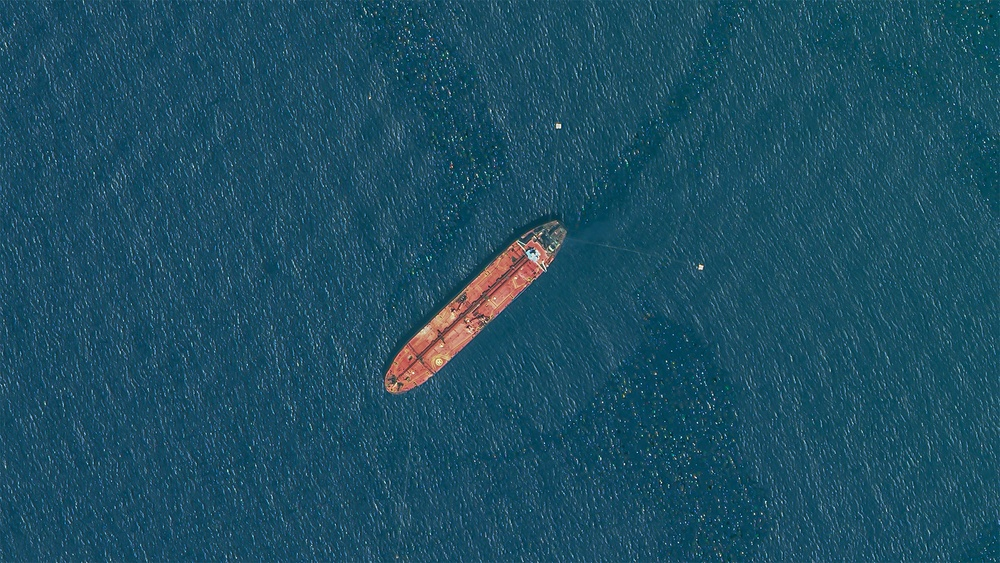
#> input picture Images/testimg1.jpg, 1000 x 563 px, shrunk from 1900 x 1069 before the run, found by its file name
$ python low_snr_coversion.py
#> lines starting #> are read from the running program, lines starting #| are printed output that depends on the picture
import numpy as np
import cv2

def add_noise(image_path, mean=0, std_dev=1):
    # Load the image
#> called with image_path = 'images/testimg1.jpg', mean = 0, std_dev = 1
    image = cv2.imread(image_path, cv2.IMREAD_GRAYSCALE)
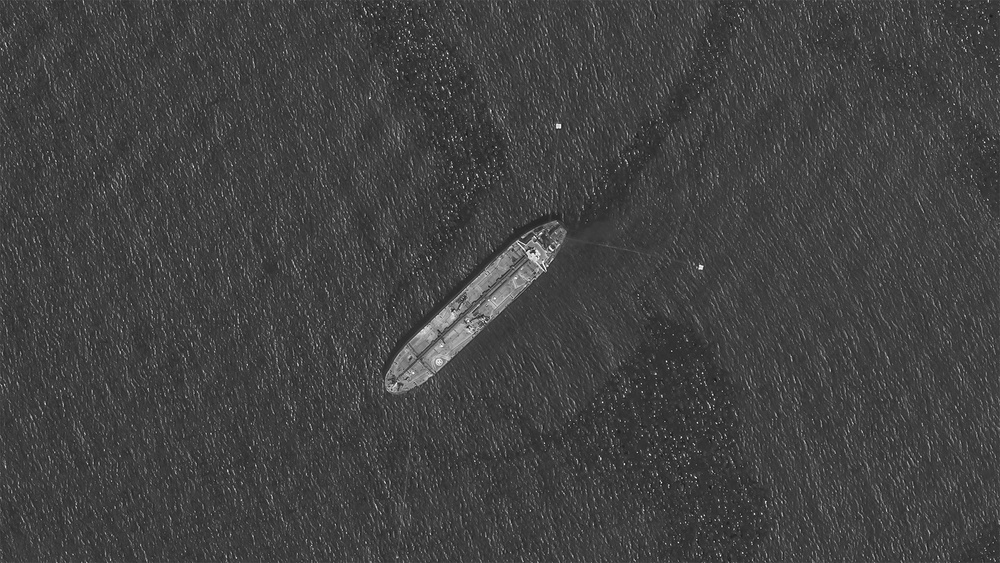
#> image: shape (563, 1000); min 17, max 255, mean 66.1

    # Generate Gaussian noise
    gauss = np.random.normal(mean, std_dev, image.shape)

    # Add the Gaussian noise to the image
    noisy_image = image + gauss

    # Ensure the noisy image has valid pixel values
    noisy_image = np.clip(noisy_image, 0, 255).astype(np.uint8)

    # Save the noisy image
    output_path = 'noisy_image.jpg'
    cv2.imwrite(output_path, noisy_image)
    print(f"Noisy image saved as {output_path}")

# Usage:
noisy_image = add_noise('images/testimg1.jpg')
cv2.imshow('Noisy Image', noisy_image)
cv2.waitKey(0)
cv2.destroyAllWindows()
